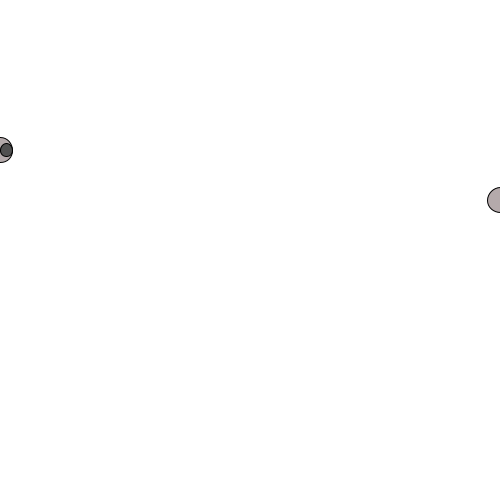
Frame 1 (no input)
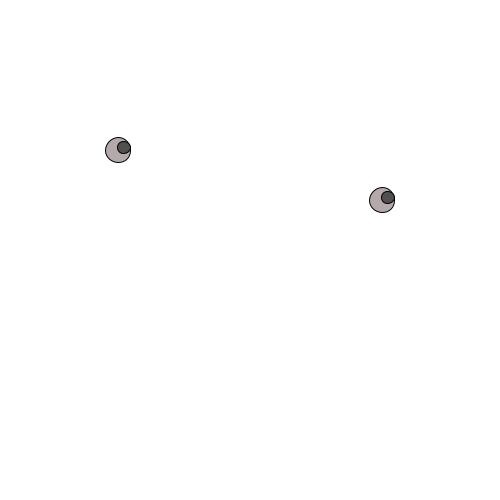
Frame 60 (the mouse pressed at the canvas centre just before this capture)
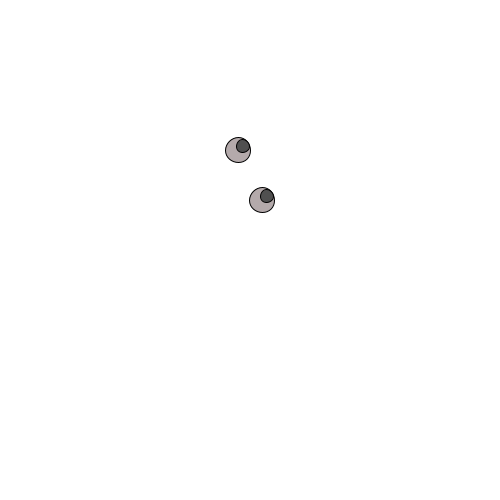
Frame 120 (the mouse held since frame 60 and released just before this capture)

The Processing sketch that drew these frames (run headless with seeded random() and noise(); from frame 60 on, the mouse is pressed at the canvas centre):

// Processing sketch: group_2_assignment4
// ── group_2_assignment4.pde
Moons m1;

PVector speed;
float rotSpeed;

void setup(){
  size(500, 500);
  PVector p = new PVector(2,0);
  m1 = new Moons(0, 150, 25, p, .1);
}

void draw(){
  background(255);
  m1.display();
  m1.move();
}

// ── Clouds.pde
class Clouds {
  float x;
  float y;
  float r;
  PVector speed;
  boolean xIsMovingLeft;
  boolean xIsMovingRight;
  color c;
  PShape cloud1;
  PShape cloud2;
  PShape cloud3;
  float main_ellipse_y;
  float ellipse1_y;
  float ellipse2_y;
  int counter;
  int dir;



  Clouds(float x, float y, float r, PVector speed, color c) {
    this.x = x;
    this.y = y;
    this.main_ellipse_y = y;
    this.ellipse2_y = y;
    this.ellipse1_y = y;
    this.r = r;
    this.speed = speed;
    this.c = c;
    this.counter = 0;
    this.dir = -1;
  }

  void display() {
    noStroke();
    fill(c);
    ellipse(x, ellipse1_y, r, r);
    ellipse(x + 50, y, r, r);
    ellipse(x + 100, ellipse2_y, r, r);
  }

  void moveAcrossPage() {
    if (x - r/2 > width) {
      xIsMovingLeft = true;
    }
    if (x + 100 + r/2 < 0) {
      xIsMovingLeft = false;
    }
    if (xIsMovingLeft) {
      x -= speed.x;
    } else {
      x += speed.x;
    }

    if (counter>=40) {
      counter = 0;
      if (dir == -1) {
        dir = 1;
      } else {
        dir = -1;
      }
    }
    
    float movePixel = .25;
    if (dir == -1) {//moved up
      counter++;
      ellipse1_y = ellipse1_y-movePixel;
      ellipse2_y = ellipse2_y-movePixel;
    } else {
      counter++;
      ellipse1_y = ellipse1_y+ movePixel;
      ellipse2_y = ellipse2_y+ movePixel;
    }
  }
}

// ── Moons.pde
class Moons{
  float x, y, r, rotSpeed, angle;
  PVector speed;
  boolean right = true; // to handle edge case
  
  Moons(float x, float y, float r, PVector speed, float rotSpeed){
    this.x = x;
    this.y = y;
    this.r = r;
    this.speed = speed;
    this.rotSpeed = rotSpeed;
    this.angle = 0;
  }
  
  void display(){
    // Colors and constants for movement.
    color dark = color(180, 170, 171);
    color light = color(80, 80, 80);
    float craterLoc = .25 * r;
    float craterRatio = .5 * r;
    
    // Main moon shape
    fill(dark); // add color later
    ellipse(x, y, r, r);
    ellipse(width - x, y + 50, r, r);

    // Moon craters to visualize rotation
    fill(light);
    ellipse(x + craterLoc * cos(angle), y + craterLoc * sin(angle), 
        craterRatio, craterRatio);
    ellipse(craterLoc * cos(angle) + width - x, craterLoc * sin(angle) + y + 50, 
        craterRatio, craterRatio);
  }
  
  // Translates and "rotates" moons.
  void move(){
    angle += rotSpeed;
    right = goRight();
    if (right){
      x += speed.x;
    }
    else{
      x -= speed.x;
    }
  }
  
  // Determine if direction needs to be reversed.
  boolean goRight(){
    if (x >= width && right){
      return false;
    }
    else if(x == 0 && !right){
      return true;
    }
    else{
      return right;
    }
  }
}
